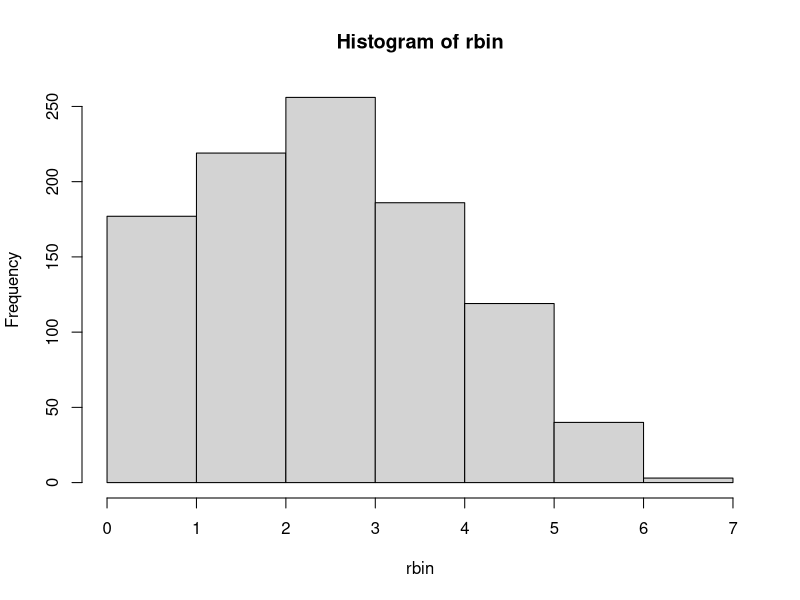
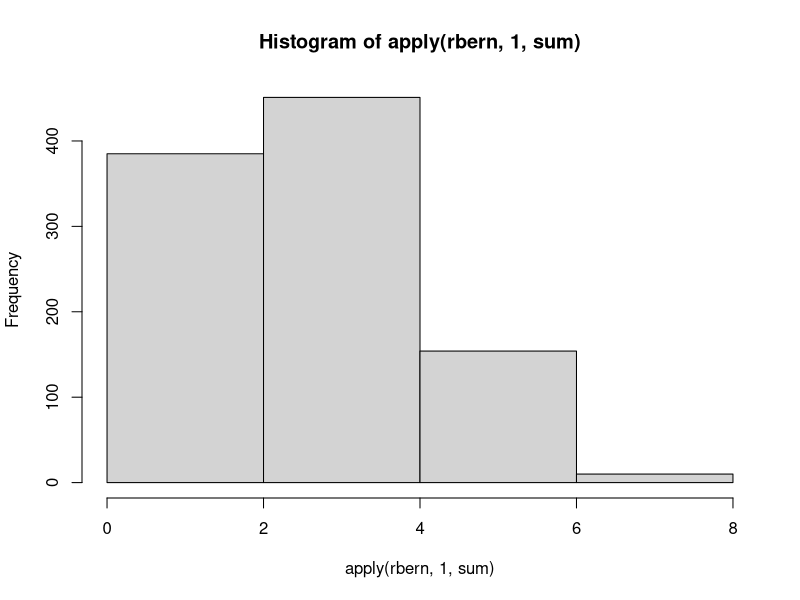
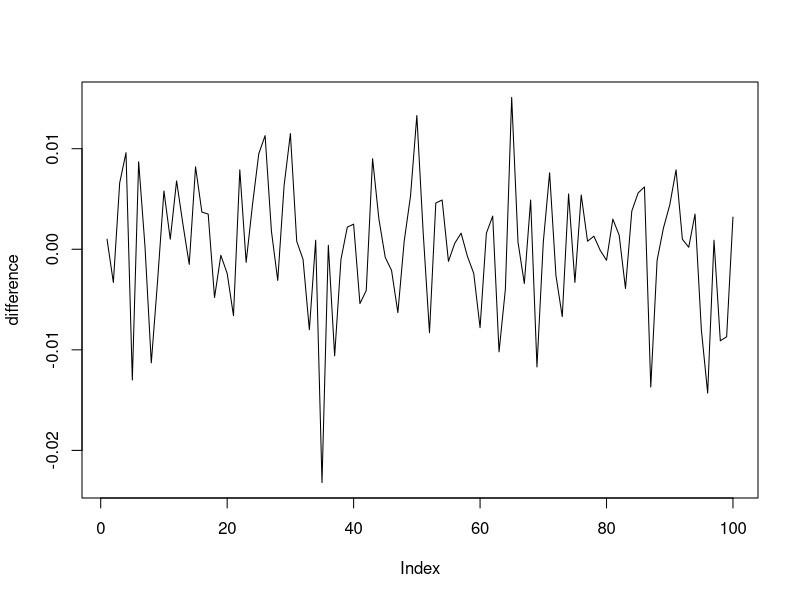

These figures' R source, in order:
n <- 10
p <- 0.3
n_exp <- 1e3



rbin <- numeric(n_exp)
for (i in 1:n_exp){
  rbin[i] <- rbinom(n = 1, size = n, prob = p)
}

rbern <- matrix(0, nrow = n_exp, ncol = n)
for (i in 1:n_exp){
  rbern[i, ] <- rbinom(n = n, size = 1, prob = p)
}

hist(rbin, 5)
hist(apply(rbern, 1, sum), 5)
summary(rbin)
summary(apply(rbern, 1, sum))


difference <- numeric(100)
for (j in 1:100){
rbin <- matrix(0, nrow = n_exp, ncol = n)
for (i in 1:n_exp){
  r <- rbinom(n = 1, size = n, prob = p)
  rbin[i, sample(x = n, size = r, replace = FALSE)] <- 1
}

rbern <- matrix(0, nrow = n_exp, ncol = n)
for (i in 1:n_exp){
  rbern[i, ] <- rbinom(n = n, size = 1, prob = p)
}

difference[j] <- mean(apply(rbin, 2, sum)/ n_exp) -
  mean(apply(rbern, 2, sum)/ n_exp)
}
plot(difference, type = 'l')

